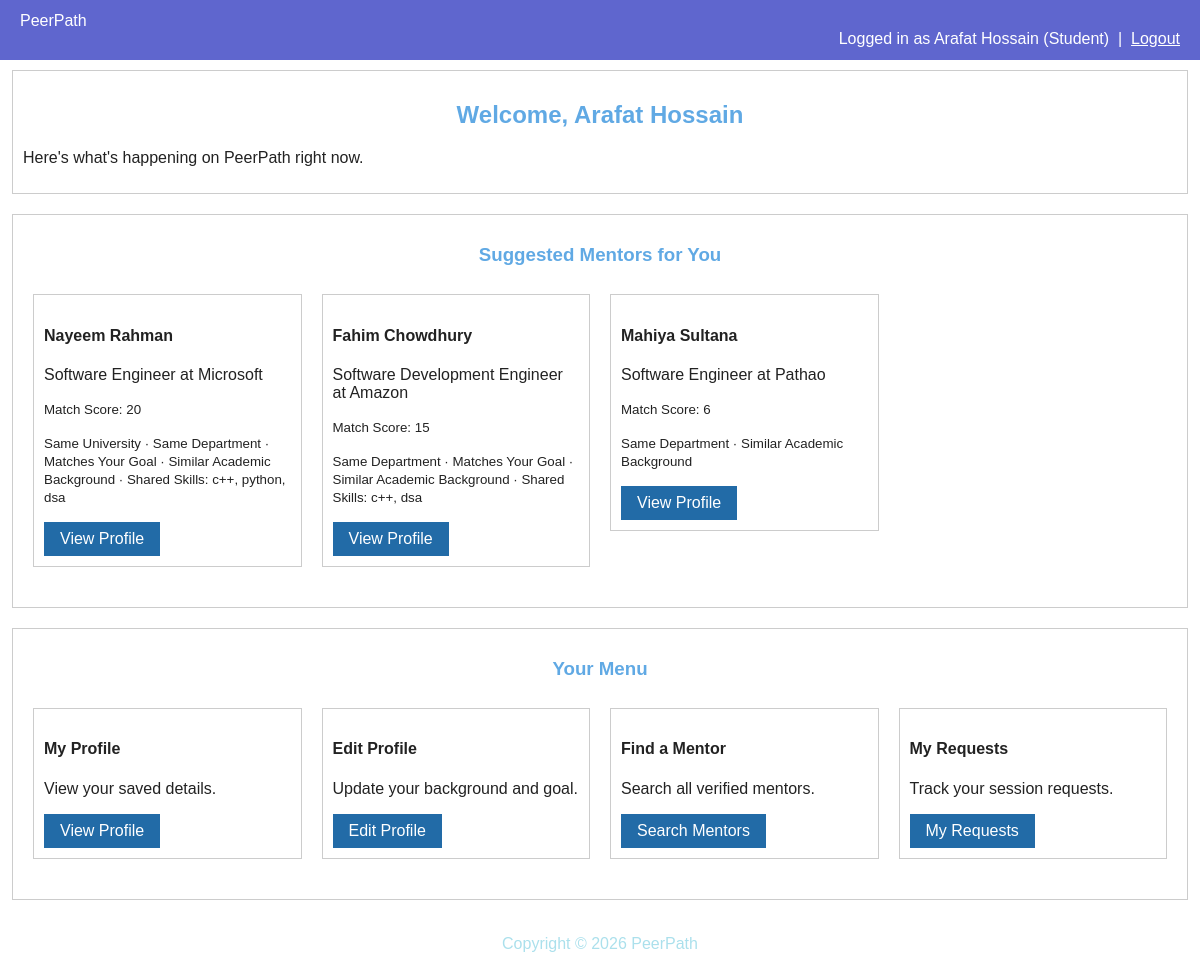
The app's page /student_dashboard.php (signed in) with its own data.
### tables this page shows
CREATE TABLE mentor_profiles (
    user_id              INT PRIMARY KEY,
    university           VARCHAR(150),
    department           VARCHAR(100),
    cgpa_range           ENUM('<2.5','2.5-3.0','3.0-3.5','3.5-4.0'),  
    graduation_year      YEAR,
    current_organization VARCHAR(150),
    current_position     VARCHAR(150),
    skills               VARCHAR(255),
    achievements         TEXT,
    career_story         TEXT,            
    external_profile_url VARCHAR(255),     
    goal_achieved        ENUM('FAANG','MS_Abroad','PhD_Abroad','PhD_Local',
                               'Research','Startup','Government','Other'),
    verification_status  ENUM('pending','verified','rejected') DEFAULT 'pending',
    FOREIGN KEY (user_id) REFERENCES users(user_id) ON DELETE CASCADE
);

CREATE TABLE users (
    user_id     INT AUTO_INCREMENT PRIMARY KEY,
    full_name   VARCHAR(100) NOT NULL,
    email       VARCHAR(150) NOT NULL UNIQUE,
    password    VARCHAR(255) NOT NULL,
    role        ENUM('student', 'mentor', 'admin') NOT NULL,
    created_at  TIMESTAMP DEFAULT CURRENT_TIMESTAMP
);

### student_dashboard.php (the view, shortened to what this page needs)
<?php
include("db.php");
$studentId = $_SESSION["user_id"];
$stmt = mysqli_prepare($conn, "SELECT * FROM student_profiles WHERE user_id = ?");
mysqli_stmt_bind_param($stmt, "i", $studentId);
mysqli_stmt_execute($stmt);
$student = mysqli_fetch_assoc(mysqli_stmt_get_result($stmt));
$profileIncomplete = empty($student["career_goal"]);
$suggestedMentors = [];
if (!$profileIncomplete) {
    $mentorResult = mysqli_query($conn,
        "SELECT u.user_id, u.full_name, m.university, m.department, m.cgpa_range,
                m.goal_achieved, m.skills, m.current_organization, m.current_position
         FROM users u
         JOIN mentor_profiles m ON u.user_id = m.user_id
         WHERE m.verification_status = 'verified'");
    $studentSkills = array_map("trim", array_map("strtolower", explode(",", $student["skills"] ?? "")));
    while ($mentor = mysqli_fetch_assoc($mentorResult)) {
        $score   = 0;
        $reasons = [];
        if ($mentor["university"] == $student["university"] && !empty($mentor["university"])) {
            $score += 3;
            $reasons[] = "Same University";
        }
        if ($mentor["department"] == $student["department"] && !empty($mentor["department"])) {
            $score += 2;
            $reasons[] = "Same Department";
        }
        if ($mentor["goal_achieved"] == $student["career_goal"]) {
            $score += 5;
            $reasons[] = "Matches Your Goal";
        }
        if ($mentor["cgpa_range"] == $student["cgpa_range"] && !empty($mentor["cgpa_range"])) {
            $score += 4;
            $reasons[] = "Similar Academic Background";
        }
        $mentorSkills = array_map("trim", array_map("strtolower", explode(",", $mentor["skills"] ?? "")));
        $sharedSkills = array_intersect($studentSkills, $mentorSkills);
        $sharedSkills = array_filter($sharedSkills);
        $sharedCount  = min(count($sharedSkills), 3);
        if ($sharedCount > 0) {
            $score += $sharedCount * 2;
            $reasons[] = "Shared Skills: " . implode(", ", array_slice($sharedSkills, 0, 3));
        }
        if ($score > 0) {
            $suggestedMentors[] = [
                "user_id"  => $mentor["user_id"],
                "name"     => $mentor["full_name"],
                "org"      => $mentor["current_organization"],
                "position" => $mentor["current_position"],
                "score"    => $score,
                "reasons"  => $reasons,
            ];
        }
    }
    usort($suggestedMentors, function ($a, $b) {
        return $b["score"] - $a["score"];
    });
    $suggestedMentors = array_slice($suggestedMentors, 0, 3);
}
?>
<!DOCTYPE html>
<html>
<head>
    <link rel="stylesheet" href="style.css">
</head>
<body>
<div class="navbar">
    <div class="nav-links">
        <a href="student_dashboard.php">PeerPath</a>
    </div>
    <div class="nav-user">
        Logged in as <?php echo htmlspecialchars($_SESSION["full_name"]); ?> (Student)
        &nbsp;|&nbsp;
        <a href="logout.php">Logout</a>
    </div>
</div>
<div class="container">
    <div class="card">
        <h2>Welcome, <?php echo htmlspecialchars($_SESSION["full_name"]); ?></h2>
        <p>Here's what's happening on PeerPath right now.</p>
    </div>
    <div class="card">
        <h3>Suggested Mentors for You</h3>
        <?php if ($profileIncomplete): ?>
            <p><i>Complete your profile to get mentors matched to your background and goal.</i></p>
            <a href="student_profile_edit.php" class="btn">Complete My Profile</a>
        <?php elseif (empty($suggestedMentors)): ?>
            <p>No strong matches yet. Try browsing all mentors instead.</p>
            <a href="search_mentor.php" class="btn">Browse All Mentors</a>
        <?php else: ?>
            <div class="row">
                <?php foreach ($suggestedMentors as $mentor): ?>
                    <div class="col-4">
                        <div class="card">
                            <h4><?php echo htmlspecialchars($mentor["name"]); ?></h4>
                            <p><?php echo htmlspecialchars($mentor["position"]); ?> at
                               <?php echo htmlspecialchars($mentor["org"]); ?></p>
                            <p><small>Match Score: <?php echo $mentor["score"]; ?></small></p>
                            <p><small><?php echo htmlspecialchars(implode(" · ", $mentor["reasons"])); ?></small></p>
                            <a href="view_mentor.php?id=<?php echo $mentor["user_id"]; ?>" class="btn">View Profile</a>
                        </div>
                    </div>
                <?php endforeach; ?>
            </div>
        <?php endif; ?>
    </div>
    <div class="card">
        <h3>Your Menu</h3>
        <div class="row">
            <div class="col-4">
                <div class="card">
                    <h4>My Profile</h4>
                    <p>View your saved details.</p>
                    <a href="student_profile_view.php" class="btn">View Profile</a>
                </div>
            </div>
            <div class="col-4">
                <div class="card">
                    <h4>Edit Profile</h4>
                    <p>Update your background and goal.</p>
                    <a href="student_profile_edit.php" class="btn">Edit Profile</a>
                </div>
            </div>
            <div class="col-4">
                <div class="card">
                    <h4>Find a Mentor</h4>
                    <p>Search all verified mentors.</p>
                    <a href="search_mentor.php" class="btn">Search Mentors</a>
                </div>
            </div>
            <div class="col-4">
                <div class="card">
                    <h4>My Requests</h4>
                    <p>Track your session requests.</p>
                    <a href="student_my_requests.php" class="btn">My Requests</a>
                </div>
            </div>
        </div>
    </div>
</div>
<p class="site-footer">Copyright &copy; <?php echo date("Y"); ?> PeerPath</p>
</body>
</html>

### style.css (style rules this page uses)
body { font-family: Arial, sans-serif; background-color: #ffffff; color: #222222; margin: 0; }
h1, h2, h3 { text-align: center; color: #60a9e4; }
a { color: #62bad7; }
.container { width: 98%; max-width: 100%; margin: 10px auto; }
.card { background-color: rgb(255, 255, 255); border: 1px solid #cccccc; padding: 10px; margin-bottom: 20px; width: 100%; box-sizing: border-box; overflow: hidden; }
.navbar { overflow: hidden; background-color: #5f66ce; padding: 12px 20px; }
.navbar .nav-links a { color: white; margin-right: 15px; text-decoration: none; }
.navbar .nav-user { color: white; float: right; }
.navbar .nav-user a { color: white; }
.btn { display: inline-block; padding: 8px 16px; background-color: #226ba7; color: white; border: none; text-decoration: none; cursor: pointer; }
.row { overflow: hidden; }
.col-4 { float: left; width: 25%; padding: 10px; box-sizing: border-box; }
.site-footer { text-align: center; padding: 15px; color: #abe0ec; }

### records on screen
mentor_profiles: user_id.full_name "Nayeem Rahman", current_position "Software Engineer", current_organization "Microsoft", score "20", reasons "Same University · Same Department · Matches Your Goal · Similar Academic Background · Shared Skills: c++, python, dsa"
mentor_profiles: user_id.full_name "Fahim Chowdhury", current_position "Software Development Engineer", current_organization "Amazon", score "15", reasons "Same Department · Matches Your Goal · Similar Academic Background · Shared Skills: c++, dsa"
mentor_profiles: user_id.full_name "Mahiya Sultana", current_position "Software Engineer", current_organization "Pathao", score "6", reasons "Same Department · Similar Academic Background"

### other values on screen
$_SESSION["full_name"] "Arafat Hossain"
